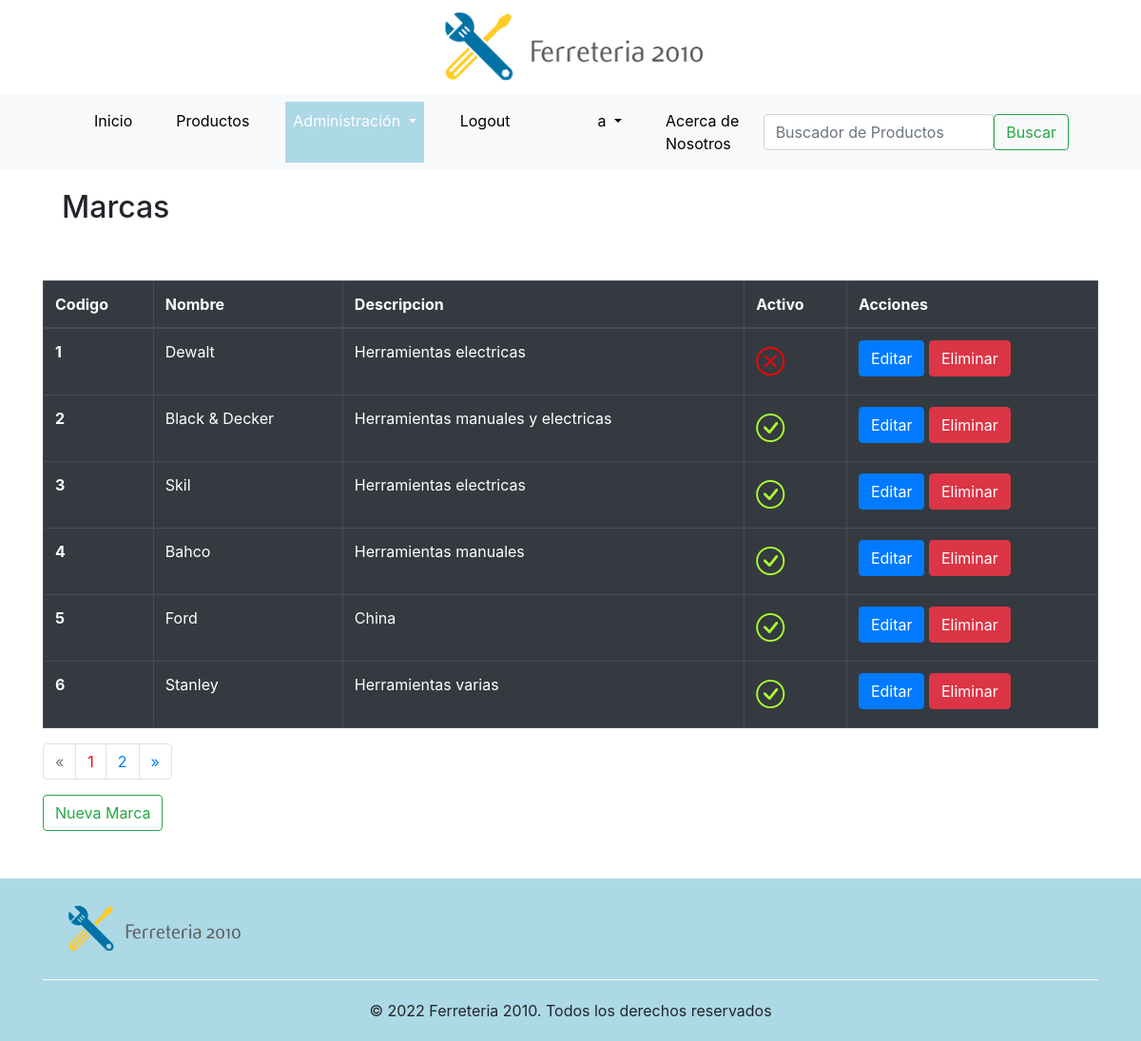
The page /marcas/marcas/ (signed in) on the database its author committed.
### marcas/models.py (models this page shows, shortened)
class Marcas(models.Model):
    nombre = models.CharField(max_length=100, unique=True)
    descripcion = models.CharField(max_length=200, blank=True, default='')
    active = models.BooleanField(default=True)
    class Meta:
        verbose_name = 'Marca'
        verbose_name_plural = 'Marcas'

### marcas/views.py (the view)
# urls.py: path('marcas/', list_marcas, name = 'marcas'),
def list_marcas(request):
    if request.user.is_authenticated:
        marcas = Marcas.objects.all().order_by('id')
        context = paginator(request, marcas, 6)
        return render(request, 'marcas/marcas.html', context=context)
    else:
        return redirect('index')

### django_base/functions.py (called while the page is built)
def usuario_logueado(request):
    if request.user.is_authenticated:
        username  = request.user.username
        id_usuario = User.objects.filter(username__icontains = username).values('id')
        lista_grupo = list(Group.objects.filter(user__in = id_usuario).values_list('name', flat=True))
        for grupo in lista_grupo:
            if grupo == 'Ferreteria':
                return True
            else:
                return False
    else:
        return False

def paginator(request, object, item):
    grupo = usuario_logueado(request)
    pag = request.GET.get('page', 1)
    paginator = Paginator(object, item)
    try:
        resultados = paginator.page(pag)
    except PageNotAnInteger:
        resultados = paginator.page(1)
    except EmptyPage:
        resultados = paginator.page(paginator.num_pages)
    context = {'object_list':resultados, 'grupo':grupo}
    return context

### templates/marcas/marcas.html (shortened to what this page needs)
{% extends 'base.html' %}
{% load static %}
{% block nav_administracion_activo %}active{% endblock %}
{% block contenido %}
<div class="titulo_seccion"><h2>Marcas</h2></div>
<div class="table-responsive-sm">
<table class="table table-hover table-dark table-bordered">
    <thead>
      <tr>
        <th scope="col">Codigo</th>
        <th scope="col">Nombre</th>
        <th scope="col">Descripcion</th>
        <th scope="col">Activo</th>
        <th scope="col">Acciones</th>
      </tr>
    </thead>
    <tbody>
        {% for marca in object_list %}
            <tr>
            <th scope="row">{{marca.id}}</th>
            <td>{{ marca.nombre }}</td>
            <td>{{marca.descripcion}}</td>
            {% if marca.active == True %}
                <td><i class="bi bi-check-circle" style="text-align:right; font-size:30px; color:greenyellow"></i></td>
            {% else %}
                <td><i class="bi bi-x-circle" style="text-align:right; font-size:30px; color:red"></i></td>
            {% endif %}
            <td>
                <a href="/marcas/update-marca/{{marca.id}}" class="btn btn-primary">Editar</a>
                <a href="/marcas/delete-marca/{{marca.id}}" class="btn btn-danger">Eliminar</a></td>
            </tr>
        {% endfor%}
    </tbody>
  </table>
  <div class="pagination" >
    {% if object_list.has_other_pages %}
    <nav>
      <ul class="pagination justify-content-center">
        {% if object_list.has_previous %}
          <li class="page-item">
            <a class="page-link" href="?page={{ object_list.previous_page_number }}" aria-label="Anterior">
              <span aria-hidden="true">&laquo;</span>
            </a>
          </li>
        {% else %}
          <li class="page-item disabled">
              <span class="page-link" aria-hidden="true">&laquo;</span>
          </li>
        {% endif %}
        {% for p in object_list.paginator.page_range %}
          {% if object_list.number == p %}
            <li class="page-item"><a class="page-link" style="color: red;" href="#">{{ p }}</a></li>
          {% else %}
            <li class="page-item"><a class="page-link" href="?page={{ p }}">{{ p }}</a></li>
          {% endif %}
        {% endfor %}
        {% if object_list.has_next %}
          <li class="page-item">
            <a class="page-link" href="?page={{ object_list.next_page_number }}" aria-label="Siguiente">
              <span aria-hidden="true">&raquo;</span>
            </a>
          </li>
        {% else %}
          <li class="page-item disabled">
            <span class="page-link" aria-hidden="true">&raquo;</span>
          </li>
        {% endif %}
    </ul>
    </nav>
  {% endif %}
</div>
</div>
  <a href="/marcas/create-marca" class="btn btn-outline-success">Nueva Marca</a></td>
{% endblock %}

### templates/base.html (shortened to what this page needs)
<!DOCTYPE html>
<html lang="en">
<head>
    {% load static %}
    <link rel="stylesheet" href="https://cdn.jsdelivr.net/npm/bootstrap@4.6.1/dist/css/bootstrap.min.css">
    <link rel="stylesheet" href="https://cdn.jsdelivr.net/npm/bootstrap-icons@1.8.3/font/bootstrap-icons.css">
    <link rel="stylesheet" href="{% static 'assets/css/custom.css' %}">
  </head>
<body>
  <div class="logo"><a href="\" style="cursor: auto;"><img src="{% static 'assets/images/logo.png' %}" alt="Ferreteria 2010" width="300px"></a></div>
  <header style="background-color:#f8f9fa">
    <div class="container" >
        <nav class="navbar navbar-expand-lg bg-light">
            <div class="container-fluid">
              <div class="collapse navbar-collapse" id="navbarSupportedContent">
                <ul class="navbar-nav me-auto mb-2 mb-lg-0">
                  <li class="nav-item {% block nav_inicio_activo %}{% endblock %}">
                    <a class="nav-link" aria-current="page" href="\">Inicio</a>
                  </li>
                  <li class="nav-item {% block nav_productos_activo %}{% endblock %}">
                    <a class="nav-link" href="/productos/">Productos</a>
                  </li>
                  {% if grupo == True %}
                  <li class="nav-item dropdown {% block nav_administracion_activo %}{% endblock %}">
                    <a class="nav-link dropdown-toggle" href="#" id="navbarDropdown" role="button" data-bs-toggle="dropdown" aria-expanded="false">
                      Administración
                    </a>
                  </li>
                  {% endif %}
                  {% if request.user.is_authenticated %}
                  <li class="nav-item {% block nav_logout_activo %}{% endblock %}">
                    <a class="nav-link" href="/accounts/logout/">Logout</a>
                  </li>
                  <li class="nav-item {% block nav_usuario %}{% endblock %}">
                    <a class="nav-link" href="/accounts/profile/"></a>
                  </li>
                  <li class="nav-item dropdown {% block nav_usuario_activo %}{% endblock %}">
                    <a class="nav-link dropdown-toggle" href="#" id="navbarDropdown" role="button" data-bs-toggle="dropdown" aria-expanded="false">
                      {{request.user.username}}
                    </a>
                  </li>
                  {% endif %}
                  <li class="nav-item {% block nav_about_activo %}{% endblock %}">
                    <a class="nav-link" aria-current="page" href="about">Acerca de Nosotros</a>
                  </li>
                </ul>
              </div>
              <div>
                <form class="d-flex" role="search" action = "/productos/search-product/" method="GET">
                  <input class="form-control me-2" type="text" placeholder="Buscador de Productos" aria-label="Search"  name = 'search'>
                  <button class="btn btn-outline-success" type="submit">Buscar</button>
                </form>
              </div>
            </div>
        </nav>
    </div>
  </header>
  <div class="container" style="overflow: hidden;">
    {% block contenido %}
    {% endblock %}
  </div>
  <footer class="footer">
    <div class="container">
      <div class="row align-items-start" style="margin: 20px 0px;">
        <div class="col">
          <img src="{% static 'assets/images/logo.png' %}" alt="Ferreteria 2010" width="200px">
        </div>
      </div>
      <div style="text-align: center; padding: 20px 0px; border-top: 1px solid #fff;">
        © 2022  Ferreteria 2010. Todos los derechos reservados
      </div>
    </div>
  </footer>
</body>
</html>

### productos/static/assets/css/custom.css (style rules this page uses)
.titulo_seccion { border-radius: 1px solid #cecece; padding: 20px; margin-bottom: 30px; }
.logo { width: 100%; text-align: center; }
.navbar-nav .active { background-color:lightblue; }
.navbar-nav li { margin: 0px 15px }
.navbar-nav a { color: #000; }
.navbar-nav .active a { color: #fff; }
.footer { background-color:lightblue; overflow: hidden; margin-top: 50px; }

### rows shown on the page
Marcas: id "1", nombre "Dewalt", descripcion "Herramientas electricas", active False (drawn)
Marcas: id "2", nombre "Black & Decker", descripcion "Herramientas manuales y electricas", active True (drawn)
Marcas: id "3", nombre "Skil", descripcion "Herramientas electricas", active True (drawn)
Marcas: id "4", nombre "Bahco", descripcion "Herramientas manuales", active True (drawn)
Marcas: id "5", nombre "Ford", descripcion "China", active True (drawn)
Marcas: id "6", nombre "Stanley", descripcion "Herramientas varias", active True (drawn)

### other values the page prints
{{ request.user.username }} "a"
{{ p }} "1"
{{ p }} "2"
